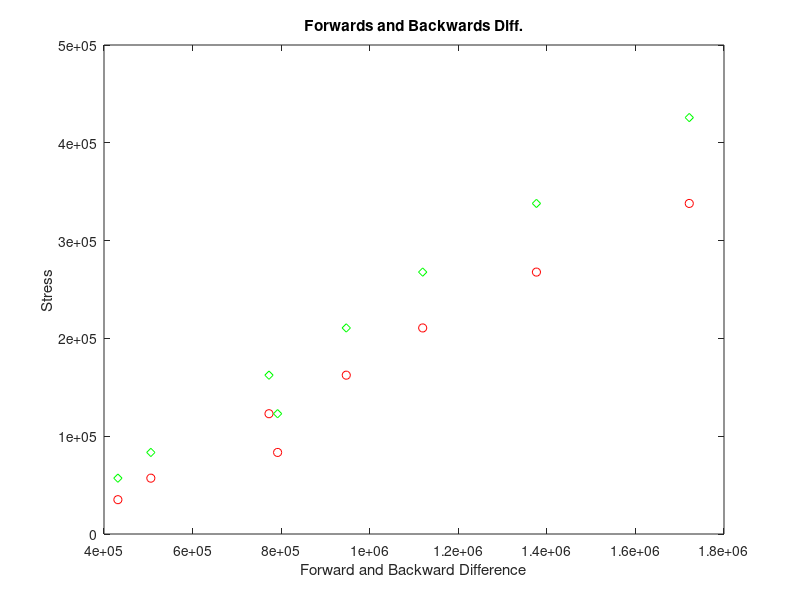
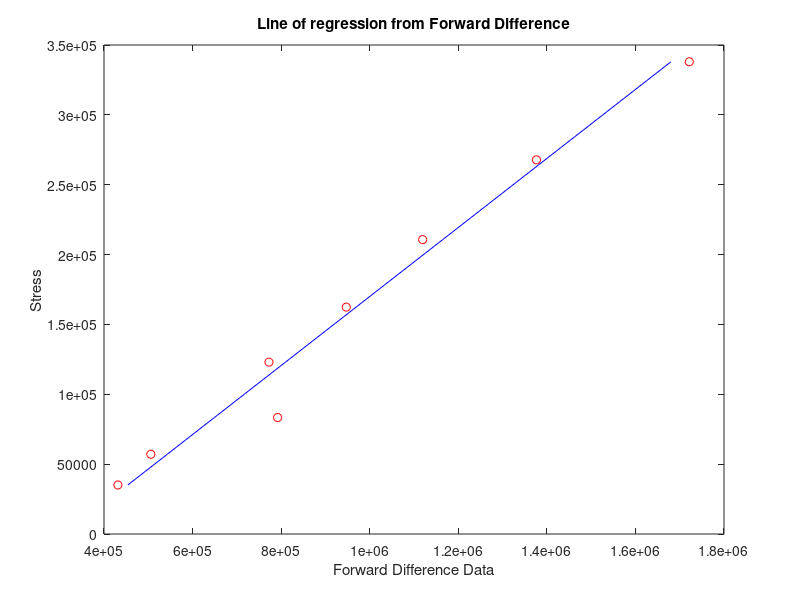
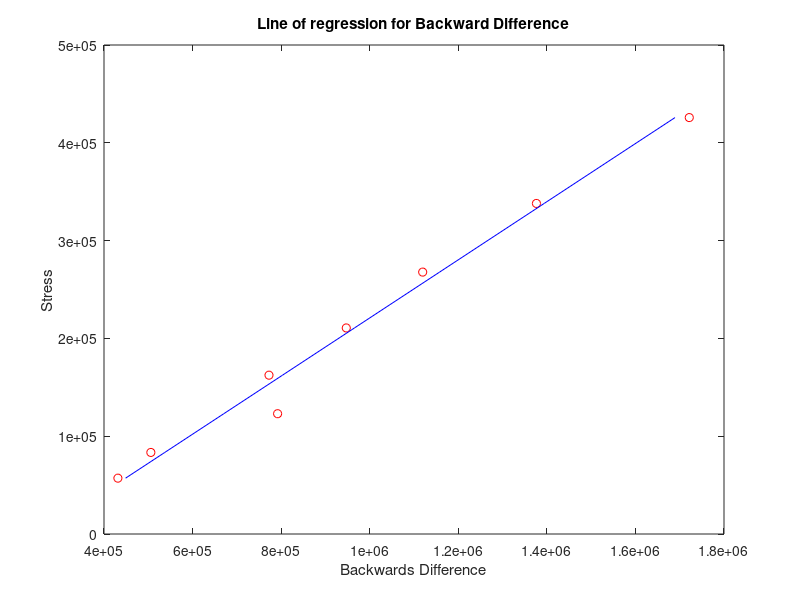
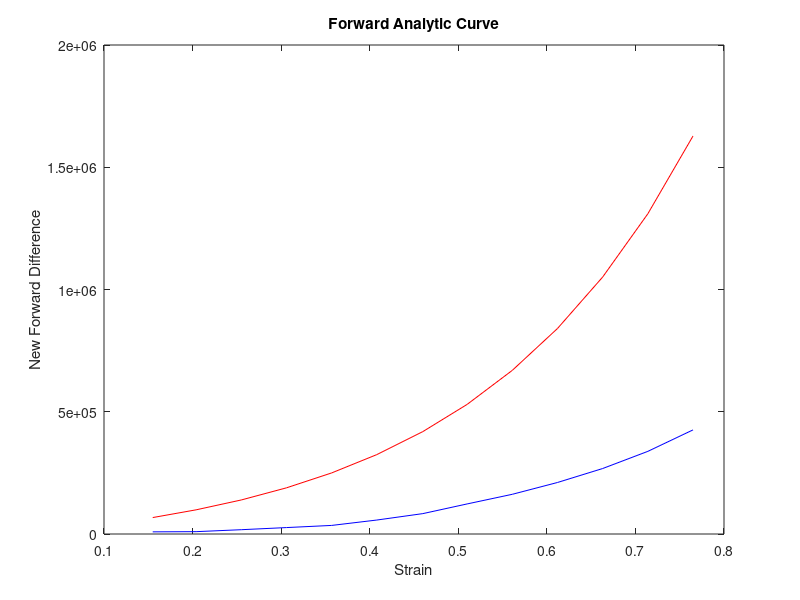

These figures' MATLAB source, in order:
clear all;
clc;

%Open data files and parse them into variables
stress=fopen('stress.dat','r'); 
strain=fopen('strain.dat','r');
x=csvread('stress.dat');
y=csvread('strain.dat');

%take the mean of the respective data points
stressmean = mean(x);
strainmean = mean(y);

%Bisection Method
maxiter=100;
a = 30;
b = 40;

%for modularity, the user could be allowed to enter their desired tolerance
%delta = input('Please enter root tolerance.\n');
%eps = input('Please enter residual tolerance.\n');

delta = 0.000001; eps = 0.000001;
E0=1; 
%equation with left end point plugged in
u = (E0 / a)*(exp(a*strainmean) - 1) - stressmean;

%function value at left point
e = b - a; % interval length
for k = 1:maxiter
e = e*0.5; 
% shrink interval by half
c = a + e; 
%update middle point
w = (E0 / c)*(exp(c*strainmean) - 1) - stressmean;
%function value at middle point
    if (abs(e) < delta || abs(w) < eps)
    break;
    end
    if ((u > 0) && (w < 0)) || ((u < 0) && (w > 0)) 
    b = c; 
    else
a = c; u = w;
    end
    fprintf('Nr. of iterations it took the bisection method to converge to root: %f \n',k);
    fprintf('Approximated root found by the bisection method is: %f \n',c);
end

n=12;

%Forward and Backward difference schemes
for i=1:n
    FDiff(i) = (x(i+1) - x(i)) / (y(i+1) - y(i)); 
end

for i=n+1:-1:2
    BDiff(i) = (x(i) - x(i-1)) / (y(i) - y(i-1)); 
end

%Plot Forward Difference scheme
plot(FDiff(5:12),x(5:12),'ro');
hold on
%Plot Backward Difference scheme
plot(BDiff(6:13),x(6:13),'gd');
hold off
title('Forwards and Backwards Diff.');
xlabel('Forward and Backward Difference')
ylabel('Stress')

% Least Square Method with Forward Diff.
Ex = 0; Exy = 0; st=0; Ey = 0; Ex2=0; sr=0; 
	
for i = 5:12
    Ex = Ex + x(i);
		Ey = Ey + FDiff(i);
		Exy = Exy + (x(i) * FDiff(i));
		Ex2 = Ex2 + x(i)^2;
end
     
xm = Ex/8;
ym = Ey/8;
a1 = (8*Exy - Ex*Ey) / (8*Ex2 - Ex^2);
a0 = ym - (a1*xm);

for i = 5:12
		st = st + (FDiff(i) - ym)^2;
		sr = sr + (FDiff(i) - a0 - a1*x(i))^2;
end

r2 = (st - sr) / st;
% Outputting solution to  system
fprintf('The line of regression is \n y= % fx + % f \n',a1,a0);
fprintf('r^2 = % f \n',r2);

%Plot Line of regression for Forward Difference scheme
figure, plot(FDiff(5:12), x(5:12), 'ro', a0+a1*x(5:12), x(5:12), 'b-');
title('Line of regression from Forward Difference');
xlabel('Forward Difference Data')
ylabel('Stress')

% Least Square Method with Backward Diff.
Ex = 0; Exy = 0; st=0; Ey = 0; Ex2=0; sr=0; 
	
for i = 6:13
    Ex = Ex + x(i);
		Ey = Ey + BDiff(i);
		Exy = Exy + (x(i) * BDiff(i));
		Ex2 = Ex2 + x(i)^2;
end
     
xm = Ex/8;
ym = Ey/8;
a1B = (8*Exy - Ex*Ey) / (8*Ex2 - Ex^2);
a0B = ym - (a1B*xm);

for i = 6:13
		st = st + (BDiff(i) - ym)^2;
		sr = sr + (BDiff(i) - a0B - a1B*x(i))^2;
end

r2 = (st - sr) / st;
% Outputting solution to system
fprintf('The line of regression is \n y= % fx + % f \n',a1B,a0B);
fprintf('r^2 = % f \n',r2);

%Plot Line of regression for Backward Difference scheme
figure, plot(BDiff(6:13),x(6:13), 'ro', a0B+a1B*x(6:13), x(6:13), 'b-');
title('Line of regression for Backward Difference');
xlabel('Backwards Difference')
ylabel('Stress')

FNew = (a0 / a1)* (exp(a1*y)-1);
BNew = (a0B / a1B)* (exp(a1B*y)-1);

%Plotting analytic curves
figure, plot(y,FNew, 'r', y,x, 'b');
title('Forward Analytic Curve');
xlabel('Strain')
ylabel('New Forward Difference')
figure, plot(y,BNew, 'r', y,x, 'b');
title('Analytic Backwards Diff');
xlabel('Strain')
ylabel('New Forward Difference')

%Plot new analytic curves
EA=(stressmean/(exp(a1*strainmean)-1))*(exp(a1*y)-1);
figure, plot(y,EA, 'r', y,x, 'b');
title('New Forward Difference Analytic Curve');
xlabel('Strain')
ylabel('New Forward Difference Analytic')
EB=(stressmean/(exp(a1B*strainmean)-1))*(exp(a1B*y)-1);
figure, plot(y,EB, 'r', y,x, 'b');
title('New Backward Difference Analytic Curve');
xlabel('Strain')
ylabel('New Forward Difference Analytic')
